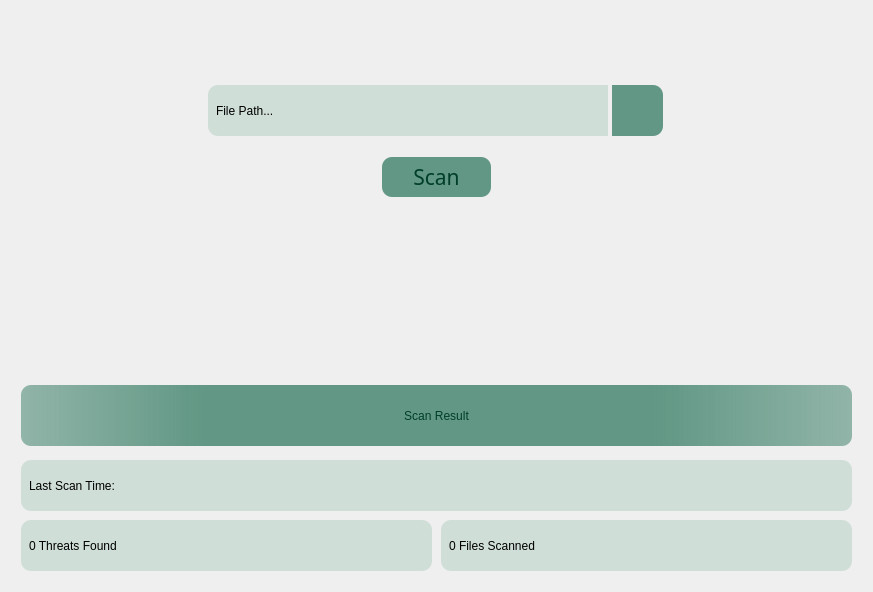
         <widget class="QWidget" name="scansPage">
          <layout class="QGridLayout" name="gridLayout">
           <item row="0" column="1">
            <spacer name="verticalSpacer_3">
             <property name="orientation">
              <enum>Qt::Vertical</enum>
             </property>
             <property name="sizeHint" stdset="0">
              <size>
               <width>20</width>
               <height>68</height>
              </size>
             </property>
            </spacer>
           </item>
           <item row="1" column="0">
            <spacer name="horizontalSpacer_10">
             <property name="orientation">
              <enum>Qt::Horizontal</enum>
             </property>
             <property name="sizeHint" stdset="0">
              <size>
               <width>184</width>
               <height>58</height>
              </size>
             </property>
            </spacer>
           </item>
           <item row="1" column="1">
            <widget class="QWidget" name="filePathWidget" native="true">
             <property name="minimumSize">
              <size>
               <width>465</width>
               <height>63</height>
              </size>
             </property>
             <property name="maximumSize">
              <size>
               <width>465</width>
               <height>63</height>
              </size>
             </property>
             <layout class="QHBoxLayout" name="filePathLayout">
              <property name="spacing">
               <number>0</number>
              </property>
              <property name="leftMargin">
               <number>0</number>
              </property>
              <property name="topMargin">
               <number>0</number>
              </property>
              <property name="rightMargin">
               <number>0</number>
              </property>
              <property name="bottomMargin">
               <number>0</number>
              </property>
              <item>
               <widget class="QLabel" name="filePath">
                <property name="minimumSize">
                 <size>
                  <width>400</width>
                  <height>51</height>
                 </size>
                </property>
                <property name="maximumSize">
                 <size>
                  <width>400</width>
                  <height>51</height>
                 </size>
                </property>
                <property name="styleSheet">
                 <string notr="true">font: 12pt &quot;Alata&quot;;
padding: 2px 5px;
margin: 0;
background: none;
background-color: rgb(208, 222, 216);
border-top-left-radius: 10px;
border-bottom-left-radius: 10px</string>
                </property>
                <property name="text">
                 <string>File Path...</string>
                </property>
               </widget>
              </item>
              <item>
               <widget class="QPushButton" name="pathBtn">
                <property name="minimumSize">
                 <size>
                  <width>51</width>
                  <height>51</height>
                 </size>
                </property>
                <property name="maximumSize">
                 <size>
                  <width>51</width>
                  <height>51</height>
                 </size>
                </property>
                <property name="toolTip">
                 <string>Choose Path...</string>
                </property>
                <property name="styleSheet">
                 <string notr="true">QPushButton{
	font: 12pt &quot;Alata&quot;;
	color: rgb(0, 62, 41);
	padding: 2px 5px;
	margin: 0;
	background: none;
	background-color: rgb(97, 151, 132);
	border-top-right-radius: 10px;
	border-bottom-right-radius: 10px;
	border-style: outset
	}

QPushButton:hover {
background:rgba(75, 117, 102, 220)
	}</string>
                </property>
                <property name="text">
                 <string/>
                </property>
                <property name="icon">
                 <iconset resource="AV_Icons.qrc">
                  <normaloff>:/AV ICO/AV_Icons/files.ico</normaloff>:/AV ICO/AV_Icons/files.ico</iconset>
                </property>
                <property name="iconSize">
                 <size>
                  <width>24</width>
                  <height>24</height>
                 </size>
                </property>
               </widget>
              </item>
             </layout>
            </widget>
           </item>
           <item row="1" column="2">
            <spacer name="horizontalSpacer_8">
             <property name="orientation">
              <enum>Qt::Horizontal</enum>
             </property>
             <property name="sizeHint" stdset="0">
              <size>
               <width>184</width>
               <height>48</height>
              </size>
             </property>
            </spacer>
           </item>
           <item row="2" column="0" colspan="3">
            <layout class="QHBoxLayout" name="ScanLayout">
             <item>
              <spacer name="horizontalSpacer_9">
               <property name="orientation">
                <enum>Qt::Horizontal</enum>
               </property>
               <property name="sizeHint" stdset="0">
                <size>
                 <width>145</width>
                 <height>20</height>
                </size>
               </property>
              </spacer>
             </item>
             <item>
              <widget class="QPushButton" name="scanBtn">
               <property name="minimumSize">
                <size>
                 <width>109</width>
                 <height>40</height>
                </size>
               </property>
               <property name="maximumSize">
                <size>
                 <width>109</width>
                 <height>40</height>
                </size>
               </property>
               <property name="font">
                <font>
                 <family>Alata</family>
                 <pointsize>16</pointsize>
                 <weight>50</weight>
                 <italic>false</italic>
                 <bold>false</bold>
                 <stylestrategy>PreferDefault</stylestrategy>
                </font>
               </property>
               <property name="toolTip">
                <string>Start Scan</string>
               </property>
               <property name="styleSheet">
                <string notr="true">QPushButton{
	font: 16pt &quot;Alata&quot;;
	color: rgb(0, 62, 41);
	padding: 2px 5px;
	margin: 0;
	background: none;
	text-align: center middle;
	background-color: rgb(97, 151, 132);
	border-top-left-radius: 10px;
	border-bottom-left-radius: 10px;
	border-top-right-radius: 10px;
	border-bottom-right-radius: 10px;
}
QPushButton:hover {
background:rgba(75, 117, 102, 220)
	}
</string>
               </property>
               <property name="text">
                <string>Scan</string>
               </property>
               <property name="iconSize">
                <size>
                 <width>0</width>
                 <height>0</height>
                </size>
               </property>
               <property name="flat">
                <bool>false</bool>
               </property>
              </widget>
             </item>
             <item>
              <spacer name="horizontalSpacer_11">
               <property name="orientation">
                <enum>Qt::Horizontal</enum>
               </property>
               <property name="sizeHint" stdset="0">
                <size>
                 <width>226</width>
                 <height>58</height>
                </size>
               </property>
              </spacer>
             </item>
            </layout>
           </item>
           <item row="3" column="1">
            <spacer name="verticalSpacer_2">
             <property name="orientation">
              <enum>Qt::Vertical</enum>
             </property>
             <property name="sizeHint" stdset="0">
              <size>
               <width>20</width>
               <height>168</height>
              </size>
             </property>
            </spacer>
           </item>
           <item row="4" column="0" colspan="3">
            <widget class="QWidget" name="scanInfo" native="true">
             <property name="minimumSize">
              <size>
               <width>851</width>
               <height>201</height>
              </size>
             </property>
             <property name="maximumSize">
              <size>
               <width>851</width>
               <height>201</height>
              </size>
             </property>
             <property name="cursor">
              <cursorShape>SizeAllCursor</cursorShape>
             </property>
             <widget class="QLabel" name="scanTitle">
              <property name="geometry">
               <rect>
                <x>10</x>
                <y>5</y>
                <width>831</width>
                <height>61</height>
               </rect>
              </property>
              <property name="minimumSize">
               <size>
                <width>0</width>
                <height>0</height>
               </size>
              </property>
              <property name="maximumSize">
               <size>
                <width>1000000</width>
                <height>1000000</height>
               </size>
              </property>
              <property name="styleSheet">
               <string notr="true">font: 16pt &quot;Alata&quot;;
color: rgb(0, 62, 41);
padding: 2px 5px;
margin: 0;
background: none;
text-align: center middle;
background-color:qlineargradient(spread:pad, x1:0, y1:0, x2:1, y2:0, stop:0 rgba(97, 151, 132, 169), stop:0.221591 rgba(97, 151, 132, 255), stop:0.761364 rgba(97, 151, 132, 255), stop:1 rgba(97, 151, 132, 169));
border-top-left-radius: 10px;
border-top-right-radius: 10px;
border-bottom-right-radius: 10px;
border-bottom-left-radius: 10px</string>
              </property>
              <property name="text">
               <string>Scan Result</string>
              </property>
              <property name="alignment">
               <set>Qt::AlignCenter</set>
              </property>
             </widget>
             <widget class="QLabel" name="scanTime">
              <property name="geometry">
               <rect>
                <x>10</x>
                <y>80</y>
                <width>831</width>
                <height>51</height>
               </rect>
              </property>
              <property name="styleSheet">
               <string notr="true">font: 12pt &quot;Alata&quot;;
padding: 2px 5px;
margin: 0;
background: none;
background-color: rgb(208, 222, 216);
border-top-left-radius: 10px;
border-top-right-radius: 10px;
border-bottom-right-radius: 10px;
border-bottom-left-radius: 10px</string>
              </property>
              <property name="text">
               <string>Last Scan Time: </string>
              </property>
             </widget>
             <widget class="QLabel" name="numThreats">
              <property name="geometry">
               <rect>
                <x>10</x>
                <y>140</y>
                <width>411</width>
                <height>51</height>
               </rect>
              </property>
              <property name="styleSheet">
               <string notr="true">font: 12pt &quot;Alata&quot;;
padding: 2px 5px;
margin: 0;
background: none;
background-color: rgb(208, 222, 216);
border-top-left-radius: 10px;
border-top-right-radius: 10px;
border-bottom-right-radius: 10px;
border-bottom-left-radius: 10px</string>
              </property>
              <property name="text">
               <string>0 Threats Found</string>
              </property>
             </widget>
             <widget class="QLabel" name="numScanned">
              <property name="geometry">
               <rect>
                <x>430</x>
                <y>140</y>
                <width>411</width>
                <height>51</height>
               </rect>
              </property>
              <property name="styleSheet">
               <string notr="true">font: 12pt &quot;Alata&quot;;
padding: 2px 5px;
margin: 0;
background: none;
background-color: rgb(208, 222, 216);
border-top-left-radius: 10px;
border-top-right-radius: 10px;
border-bottom-right-radius: 10px;
border-bottom-left-radius: 10px</string>
              </property>
              <property name="text">
               <string>0 Files Scanned</string>
              </property>
             </widget>
            </widget>
           </item>
          </layout>
          <zorder>filePathWidget</zorder>
          <zorder>scanInfo</zorder>
          <zorder></zorder>
          <zorder>scanBtn</zorder>
          <zorder>filePath</zorder>
          <zorder>pathBtn</zorder>
          <zorder>horizontalSpacer_11</zorder>
         </widget>
